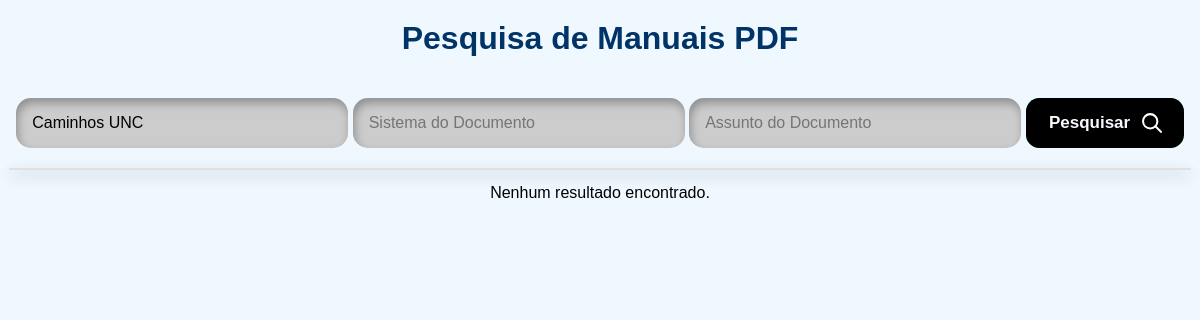
The app's page /repositorio-documento/pesquisa_detalhada.php?nome_documento=Caminhos UNC, older data.
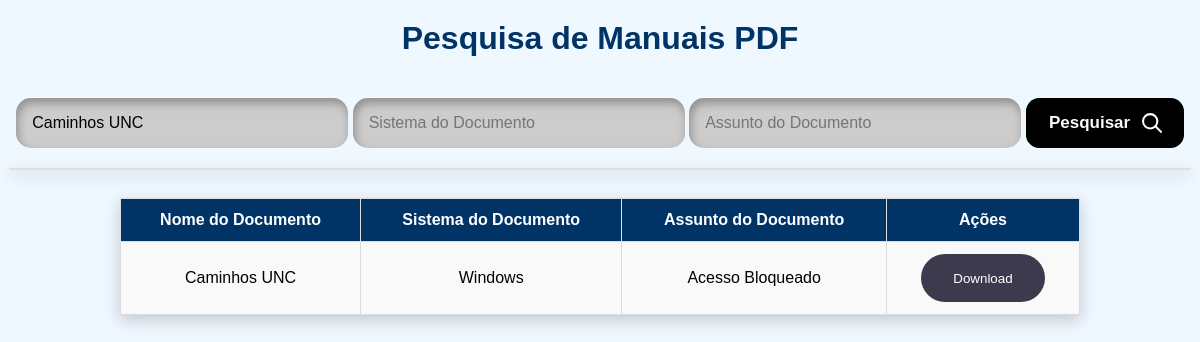
The same page, newer data.
### tables this page shows
CREATE TABLE `documento_pdf` (
  `id` int(11) NOT NULL AUTO_INCREMENT,
  `nome_documento` varchar(45) NOT NULL,
  `sistema_documento` varchar(45) NOT NULL,
  `assunto_documento` varchar(45) NOT NULL,
  `pdf_documento` longblob NOT NULL,
  PRIMARY KEY (`id`)
);

### repositorio-documento/pesquisa_detalhada.php (the view, shortened to what this page needs)
<?php
include 'conexao.php';
$nome_documento = isset($_GET['nome_documento']) ? $_GET['nome_documento'] : '';
$sistema_documento = isset($_GET['sistema_documento']) ? $_GET['sistema_documento'] : '';
$assunto_documento = isset($_GET['assunto_documento']) ? $_GET['assunto_documento'] : '';
$documentos = [];
if (!empty($nome_documento) || !empty($sistema_documento) || !empty($assunto_documento)) {
    $query = "SELECT id, nome_documento, sistema_documento, assunto_documento FROM documento_pdf WHERE 1=1";
    if (!empty($nome_documento)) {
        $query .= " AND nome_documento LIKE :nome_documento";
    }
    $stmt = $pdo->prepare($query);
    if (!empty($nome_documento)) {
        $stmt->bindValue(':nome_documento', "%$nome_documento%");
    }
    $stmt->execute();
    $documentos = $stmt->fetchAll(PDO::FETCH_ASSOC);
}
?>
<!DOCTYPE html>
<html lang="pt">
<head>
    <link rel="stylesheet" href="style.css">
</head>
<body>
    <h1>Pesquisa de Manuais PDF</h1>
    <div class="form-container">
        <form method="GET" action="">
            <input type="text" autocomplete="off" name="nome_documento" class="input" placeholder="Nome do Documento" value="<?php echo htmlspecialchars($nome_documento); ?>">
            <input type="text" autocomplete="off" id="sistema_documento" name="sistema_documento" class="input" placeholder="Sistema do Documento" value="<?php echo htmlspecialchars($sistema_documento); ?>">
            <input type="text" autocomplete="off" id="assunto_documento" name="assunto_documento" class="input" placeholder="Assunto do Documento" value="<?php echo htmlspecialchars($assunto_documento); ?>">
            <div id="assunto_suggestions" class="autocomplete-suggestions"></div>
            <button class="cssbuttons-io">
                <span>Pesquisar
                </span>
            </button>
        </form>
    </div>
    <?php if (!empty($documentos)): ?>
    <table>
        <tr>
            <th>Nome do Documento</th>
            <th>Sistema do Documento</th>
            <th>Assunto do Documento</th>
            <th>Ações</th>
        </tr>
        <?php foreach ($documentos as $documento): ?>
            <tr>
                <td><?php echo htmlspecialchars($documento['nome_documento']); ?></td>
                <td><?php echo htmlspecialchars($documento['sistema_documento']); ?></td>
                <td><?php echo htmlspecialchars($documento['assunto_documento']); ?></td>
                <td>
                    <a href="download.php?id=<?php echo $documento['id']; ?>">
                        <button class="button">
                            <span class="button-content">Download</span>
                        </button>
                    </a>
                </td>
            </tr>
        <?php endforeach; ?>
    </table>
    <?php elseif ($_SERVER['REQUEST_METHOD'] == 'GET' && !empty($_GET)): ?>
        <p>Nenhum resultado encontrado.</p>
    <?php endif; ?>
</body>
</html>

### repositorio-documento/style.css (style rules this page uses)
body { background-color: #f0f8ff; font-family: Arial, sans-serif; text-align: center; padding: 0; margin: 0; }
h1 { margin-top: 20px; color: #003366; }
table { margin: 30px auto; width: 80%; border-collapse: collapse; box-shadow: 0 5px 15px rgba(0, 0, 0, 0.2); }
th, td { padding: 12px 15px; text-align: center; border: 1px solid #ddd; background-color: #f9f9f9; }
th { background-color: #003366; color: white; }
tr:nth-child(even) { background-color: #f2f2f2; }
.input { border: none; outline: none; border-radius: 15px; padding: 1em; background-color: #ccc; box-shadow: inset 2px 5px 10px rgba(0,0,0,0.3); transition: 300ms ease-in-out; margin-bottom: 20px; width: 300px; font-size: 16px; }
.cssbuttons-io { position: relative; font-family: inherit; font-weight: 600; font-size: 17px; border-radius: 0.8em; cursor: pointer; border: none; background: linear-gradient(to right, #00bf63, #5ce1e6); color: ghostwhite; overflow: hidden; margin-top: 20px; }
.cssbuttons-io svg { width: 1.2em; height: 1.2em; margin-left: 0.7em; stroke-width: 2px; }
.cssbuttons-io span { position: relative; z-index: 10; transition: color 0.4s; display: inline-flex; align-items: center; padding: 0.8em 0.9em 0.8em 1.02em; }
.cssbuttons-io::before, .cssbuttons-io::after { position: absolute; top: 0; left: 0; width: 100%; height: 100%; z-index: 0; }
.cssbuttons-io::before { content: ""; background: #000; width: 120%; left: -10%; transform: skew(30deg); transition: transform 0.4s cubic-bezier(0.3, 1, 0.8, 1); }

### repositorio-documento/pesquisa_detalhada.php (style rules this page uses)
.button { position: relative; overflow: hidden; height: 3rem; padding: 0 2rem; border-radius: 1.5rem; background: #3d3a4e; background-size: 400%; color: #fff; border: none; cursor: pointer; }
.button-content { position: relative; z-index: 1; }
.button::before { content: ""; position: absolute; top: 0; left: 0; transform: scaleX(0); transform-origin: 0 50%; width: 100%; height: inherit; border-radius: inherit; background: linear-gradient( 82.3deg, rgba(150, 93, 233, 1) 10.8%, rgba(99, 88, 238, 1) 94.3% ); transition: all 0.475s; }
.autocomplete-suggestions { border: 1px solid #e0e0e0; background-color: #fff; max-height: 150px; overflow-y: auto; position: absolute; z-index: 1000; width: calc(100% - 20px); box-shadow: 0 5px 15px rgba(0, 0, 0, 0.2); border-radius: 8px; left: 50%; transform: translateX(-50%); }

Row changes from the older to the newer data that the page shows:
added documento_pdf: nome_documento "Caminhos UNC", sistema_documento "Windows", assunto_documento "Acesso Bloqueado"
Text that changed along with them:
text no longer shown: "Nenhum resultado encontrado."
text now shown: "Nome do Documento Sistema do Documento Assunto do Documento Ações"
